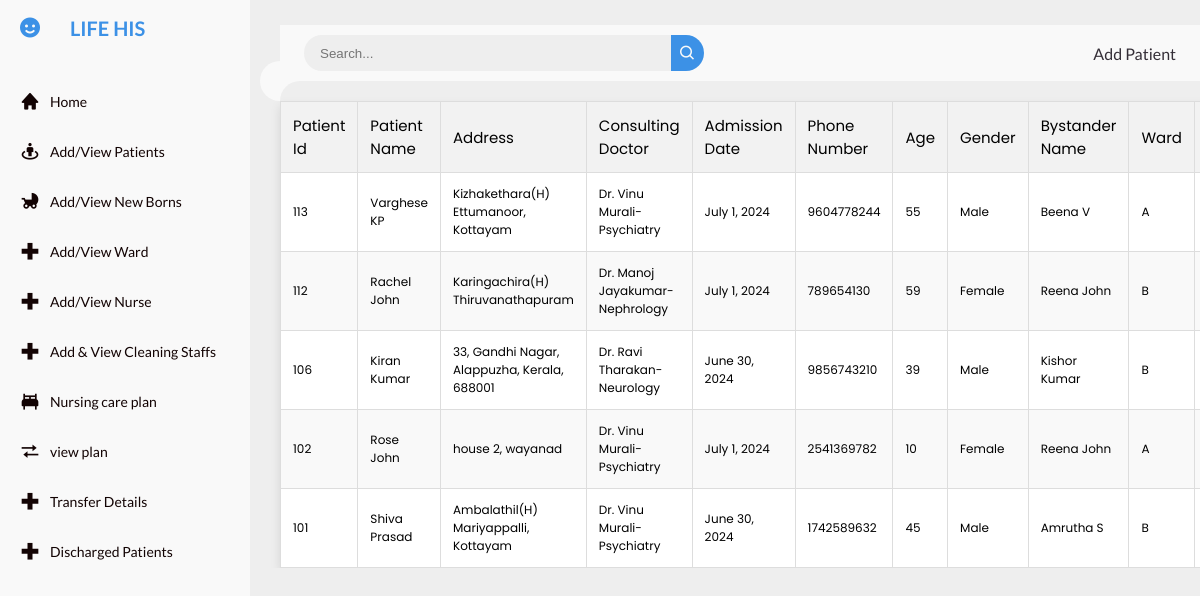
Page /viewpatients/ on the committed database.
### hme/models.py (models this page shows, shortened)
class Inpatients(models.Model):
    patientid = models.CharField(max_length=5, primary_key=True)
    name = models.CharField(max_length=60)
    phn = models.CharField(max_length=10)
    address = models.TextField()
    gender = models.CharField(max_length=10)
    age = models.CharField(max_length=3)
    doct = models.ForeignKey(Doctor, on_delete=models.CASCADE)
    admsndate = models.DateField()
    roomno = models.ForeignKey(Ward, on_delete=models.CASCADE, null=True, blank=True)
    bystander = models.CharField(max_length=40)
    status = models.CharField(max_length=20, default='Active')

class Doctor(models.Model):
    name = models.CharField(max_length=60)
    dept = models.CharField(max_length=50)
    def __str__(self):
        return f"{self.name}-{self.dept}"

class Ward(models.Model):
    ward = models.CharField(max_length=2)
    roomno = models.CharField(max_length=4, unique=True)
    roomtype = models.CharField(max_length=15)

### hme/views.py (the view)
# urls.py: path('viewpatients/',views.viewpatients,name='viewpatients'),
def viewpatients(request):
    query = request.POST.get('value', '')
    if query:
        patients = Inpatients.objects.filter(Q(name__icontains=query) | Q(address__icontains=query) |
            Q(patientid__icontains=query)).select_related('doct', 'roomno').order_by('-pk')
    else:
        discharge_patients = Discharge.objects.all().values_list('name_id', flat=True)
        patients = Inpatients.objects.exclude(patientid__in=discharge_patients).order_by('-pk')
    return render(request, 'viewpatients.html', {'patients': patients})

### templates/viewpatients.html (shortened to what this page needs)
{% extends 'base.html' %}
{% block content %}
<nav>
    <form method="post" action="{% url 'viewpatients' %}">
        <div class="form-input">
            <input type="text" name="value" id="search" placeholder="Search...">
            <button type="submit" class="search-btn"><i class='bx bx-search'></i></button>
        </div>
    </form>
    <a href="{% url 'addpatients' %}" class="nav-link">Add Patient</a>
</nav>
<table>
    <thead>
        <tr>
            <th>Patient Id</th>
            <th>Patient Name</th>
            <th>Address</th>
            <th>Consulting Doctor</th>
            <th>Admission Date</th>
            <th>Phone Number</th>
            <th>Age</th>
            <th>Gender</th>
            <th>Bystander Name</th>
            <th>Ward</th>
            <th>Bed Number</th>
        </tr>
    </thead>
    <tbody>
        {% for patient in patients %}
        <tr>
            <td>{{ patient.patientid }}</td>
            <td>{{ patient.name }}</td>
            <td>{{ patient.address }}</td>
            <td>{{ patient.doct }}</td>
            <td>{{ patient.admsndate }}</td>
            <td>{{ patient.phn }}</td>
            <td>{{ patient.age }}</td>
            <td>{{ patient.gender }}</td>
            <td>{{ patient.bystander }}</td>
            <td>
                {% if patient.roomno %}
                    {{ patient.roomno.ward }}
                {% else %}
                    N/A
                {% endif %}
            </td>
            <td>
            </td>
        </tr>
        {% endfor %}
    </tbody>
</table>
{% endblock %}

### templates/base.html (shortened to what this page needs)
<!DOCTYPE html>
<html lang="en">
<head>
    <link href='https://unpkg.com/boxicons@2.0.9/css/boxicons.min.css' rel='stylesheet'>
</head>
<body>
    <section id="sidebar">
        <a href="#" class="brand">
            <i class='bx bxs-smile'></i>
            <span class="text">LIFE HIS</span>
        </a>
        <ul class="side-menutop">
			<li>
                <a href="/">
                    <i class='bx bxs-home'></i>
                    <span class="text">Home</span>
                </a>
            </li>
			<li>
                <a href="{% url 'viewpatients' %}">
                    <i class='bx bx-street-view' ></i>
                    <span class="text">Add/View Patients</span>
                </a>
            </li>
			<li>
                <a href="{% url 'viewnewborn' %}">
                    <i class='bx bxs-baby-carriage' ></i>
                    <span class="text"> Add/View New Borns</span>
                </a>
            </li>
			<li>
                <a href="{% url 'viewward' %}">
                    <i class='bx bx-plus-medical' ></i>
                    <span class="text">Add/View Ward</span>
                </a>
            </li>
			<li>
                <a href="{% url 'viewnurse' %}">
                    <i class='bx bx-plus-medical' ></i>
                    <span class="text">Add/View Nurse</span>
                </a>
            </li>
			<li>
                <a href="{% url 'viewcleaningstaff' %}">
                    <i class='bx bx-plus-medical' ></i>
                    <span class="text">Add & View Cleaning Staffs</span>
                </a>
            </li>
            <li>
                <a href="{% url 'nursingcareplan' %}">
					<i class='bx bxs-bed' ></i>
                    <span class="text">Nursing care plan</span>
                </a>
            </li>
            <li>
                <a href="{% url 'viewplan' %}">
                    <i class='bx bx-transfer' ></i>
                    <span class="text">view plan</span>
                </a>
            </li>
			<li>
                <a href="{% url 'viewtransfer' %}">
                    <i class='bx bx-plus-medical' ></i>
                    <span class="text">Transfer Details</span>
                </a>
            </li>
			<li>
                <a href="{% url 'viewdischarge' %}">
                    <i class='bx bx-plus-medical' ></i>
                    <span class="text">Discharged Patients</span>
                </a>
            </li>
        </ul>
    </section>
    <section id="content">
{% block content %}{% endblock %}

### templates/base.html (style rules this page uses)
* { margin: 0; padding: 0; box-sizing: border-box; }
a { text-decoration: none; }
li { list-style: none; }
:root { --poppins: 'Poppins', sans-serif; --lato: 'Lato', sans-serif; --light: #F9F9F9; --blue: #3C91E6; --light-blue: #CFE8FF; --grey: #eee; --dark-grey: #AAAAAA; --dark: #342E37; --red: #DB504A; --yellow: #FFCE26; --light-yellow: #FFF2C6; --orange: #FD7238; --light-orange: #FFE0D3; }
html { overflow-x: hidden; }
body { background: var(--grey); overflow-x: hidden; }
#sidebar { position: fixed; top: 0; left: 0; width: 250px; height: 100%; background: var(--light); z-index: 2000; font-family: var(--lato); transition: .3s ease; overflow-x: hidden; scrollbar-width: none; }
#sidebar .brand { font-size: 24px; font-weight: 700; height: 56px; display: flex; align-items: center; color: var(--blue); position: sticky; top: 0; left: 0; background: var(--light); z-index: 500; padding-bottom: 20px; box-sizing: content-box; }
#sidebar .brand i { font-size: 24px; }
#sidebar .brand .text { font-size: 20px; margin-left: 10px; }
#sidebar ul { list-style-type: none; padding: 0; }
#sidebar ul li { width: 100%; }
#sidebar ul li a { display: flex; align-items: center; padding: 15px 20px; color: #120303; text-decoration: none; transition: background 0.3s; }
#sidebar ul li a i { font-size: 20px; }
#sidebar ul li a .text { margin-left: 10px; font-size: 14px; }
#sidebar .brand .bx { min-width: 60px; display: flex; justify-content: center; }
#content { position: relative; width: calc(100% - 280px); left: 280px; transition: .3s ease; }
#content nav { height: 56px; background: var(--light); padding: 0 24px; display: flex; align-items: center; grid-gap: 24px; font-family: var(--lato); position: sticky; top: 0; left: 0; z-index: 1000; }
#content nav::before { content: ''; position: absolute; width: 40px; height: 40px; bottom: -40px; left: 0; border-radius: 50%; box-shadow: -20px -20px 0 var(--light); }
#content nav a { color: var(--dark); }
#content nav .nav-link { font-size: 16px; transition: .3s ease; }
#content nav form { max-width: 400px; width: 100%; margin-right: auto; }
#content nav form .form-input { display: flex; align-items: center; height: 36px; }
#content nav form .form-input input { flex-grow: 1; padding: 0 16px; height: 100%; border: none; background: var(--grey); border-radius: 36px 0 0 36px; outline: none; width: 100%; color: var(--dark); }
#content nav form .form-input button { width: 36px; height: 100%; display: flex; justify-content: center; align-items: center; background: var(--blue); color: var(--light); font-size: 18px; border: none; outline: none; border-radius: 0 36px 36px 0; cursor: pointer; }

### templates/viewpatients.html (style rules this page uses)
body { font-family: 'Poppins', sans-serif; }
table { width: 100%; border-collapse: collapse; margin-top: 20px; background-color: #fff; box-shadow: 0 5px 10px rgba(0, 0, 0, 0.1); }
th, td { border: 1px solid #ddd; padding: 12px; text-align: left; }
th { background-color: #f2f2f2; font-size: 15px; font-weight: 400; }
tr:nth-child(even) { background-color: #f9f9f9; }
td { font-size: 12px; }
nav { height: 56px; background: #fbfcfe; padding: 0 24px; display: flex; align-items: center; grid-gap: 24px; font-family: 'Poppins', sans-serif; position: sticky; top: 0; left: 0; z-index: 1000; }
nav::before { content: ''; position: absolute; width: 40px; height: 40px; bottom: -40px; left: 0; border-radius: 50%; box-shadow: -20px -20px 0 #fbfcfe; }
nav a { color: #333; }
nav .nav-link { font-size: 16px; transition: .3s ease; }
nav form { max-width: 400px; width: 100%; margin-right: auto; }
nav form .form-input { display: flex; align-items: center; height: 36px; }
nav form .form-input input { flex-grow: 1; padding: 0 16px; height: 100%; border: none; background: #f2f2f2; border-radius: 36px 0 0 36px; outline: none; width: 100%; color: #333; }
nav form .form-input button { width: 36px; height: 100%; display: flex; justify-content: center; align-items: center; background: #4070f4; color: #fff; font-size: 18px; border: none; outline: none; border-radius: 0 36px 36px 0; cursor: pointer; }

### rows in the picture
Inpatients: patientid "113", name "Varghese KP", address "Kizhakethara(H) Ettumanoor, Kottayam", doct "Dr. Vinu Murali-Psychiatry", admsndate "July 1, 2024", phn "9604778244", age "55", gender "Male", bystander "Beena V", roomno.ward "A"
Inpatients: patientid "112", name "Rachel John", address "Karingachira(H) Thiruvanathapuram", doct "Dr. Manoj Jayakumar-Nephrology", admsndate "July 1, 2024", phn "789654130", age "59", gender "Female", bystander "Reena John", roomno.ward "B"
Inpatients: patientid "106", name "Kiran Kumar", address "33, Gandhi Nagar, Alappuzha, Kerala, 688001", doct "Dr. Ravi Tharakan-Neurology", admsndate "June 30, 2024", phn "9856743210", age "39", gender "Male", bystander "Kishor Kumar", roomno.ward "B"
Inpatients: patientid "102", name "Rose John", address "house 2, wayanad", doct "Dr. Vinu Murali-Psychiatry", admsndate "July 1, 2024", phn "2541369782", age "10", gender "Female", bystander "Reena John", roomno.ward "A"
Inpatients: patientid "101", name "Shiva Prasad", address "Ambalathil(H) Mariyappalli, Kottayam", doct "Dr. Vinu Murali-Psychiatry", admsndate "June 30, 2024", phn "1742589632", age "45", gender "Male", bystander "Amrutha S", roomno.ward "B"
